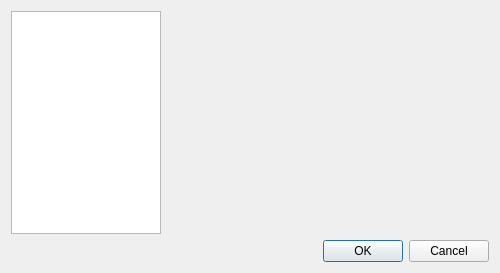
<?xml version="1.0" encoding="UTF-8"?>
<ui version="4.0">
 <class>QQSettingsManager</class>
 <widget class="QDialog" name="QQSettingsManager">
  <property name="geometry">
   <rect>
    <x>0</x>
    <y>0</y>
    <width>500</width>
    <height>267</height>
   </rect>
  </property>
  <property name="sizePolicy">
   <sizepolicy hsizetype="Minimum" vsizetype="Preferred">
    <horstretch>0</horstretch>
    <verstretch>0</verstretch>
   </sizepolicy>
  </property>
  <property name="windowTitle">
   <string>Dialog</string>
  </property>
  <layout class="QVBoxLayout" name="verticalLayout_2">
   <item>
    <widget class="QWidget" name="widget_2" native="true">
     <layout class="QHBoxLayout" name="horizontalLayout">
      <property name="spacing">
       <number>4</number>
      </property>
      <property name="leftMargin">
       <number>0</number>
      </property>
      <property name="topMargin">
       <number>0</number>
      </property>
      <property name="rightMargin">
       <number>0</number>
      </property>
      <property name="bottomMargin">
       <number>0</number>
      </property>
      <item>
       <widget class="QListWidget" name="listSettingsTheme">
        <property name="sizePolicy">
         <sizepolicy hsizetype="Minimum" vsizetype="Expanding">
          <horstretch>0</horstretch>
          <verstretch>0</verstretch>
         </sizepolicy>
        </property>
        <property name="maximumSize">
         <size>
          <width>150</width>
          <height>16777215</height>
         </size>
        </property>
        <property name="resizeMode">
         <enum>QListView::Adjust</enum>
        </property>
        <property name="spacing">
         <number>4</number>
        </property>
       </widget>
      </item>
      <item>
       <widget class="QWidget" name="widget" native="true">
        <property name="sizePolicy">
         <sizepolicy hsizetype="Minimum" vsizetype="Expanding">
          <horstretch>0</horstretch>
          <verstretch>0</verstretch>
         </sizepolicy>
        </property>
        <layout class="QVBoxLayout" name="verticalLayout">
         <property name="spacing">
          <number>4</number>
         </property>
         <property name="leftMargin">
          <number>0</number>
         </property>
         <property name="topMargin">
          <number>0</number>
         </property>
         <property name="rightMargin">
          <number>0</number>
         </property>
         <property name="bottomMargin">
          <number>0</number>
         </property>
         <item>
          <widget class="QLabel" name="settingsThemeLabel">
           <property name="sizePolicy">
            <sizepolicy hsizetype="Preferred" vsizetype="Minimum">
             <horstretch>0</horstretch>
             <verstretch>0</verstretch>
            </sizepolicy>
           </property>
           <property name="font">
            <font>
             <weight>75</weight>
             <bold>true</bold>
            </font>
           </property>
           <property name="text">
            <string/>
           </property>
          </widget>
         </item>
         <item>
          <widget class="QWidget" name="settingsSelWidget" native="true">
           <property name="sizePolicy">
            <sizepolicy hsizetype="Minimum" vsizetype="MinimumExpanding">
             <horstretch>0</horstretch>
             <verstretch>0</verstretch>
            </sizepolicy>
           </property>
           <property name="minimumSize">
            <size>
             <width>280</width>
             <height>205</height>
            </size>
           </property>
          </widget>
         </item>
        </layout>
       </widget>
      </item>
     </layout>
    </widget>
   </item>
   <item>
    <widget class="QDialogButtonBox" name="buttonBox">
     <property name="orientation">
      <enum>Qt::Horizontal</enum>
     </property>
     <property name="standardButtons">
      <set>QDialogButtonBox::Cancel|QDialogButtonBox::Ok</set>
     </property>
    </widget>
   </item>
  </layout>
 </widget>
 <resources/>
 <connections>
  <connection>
   <sender>buttonBox</sender>
   <signal>accepted()</signal>
   <receiver>QQSettingsManager</receiver>
   <slot>accept()</slot>
   <hints>
    <hint type="sourcelabel">
     <x>248</x>
     <y>254</y>
    </hint>
    <hint type="destinationlabel">
     <x>157</x>
     <y>274</y>
    </hint>
   </hints>
  </connection>
  <connection>
   <sender>buttonBox</sender>
   <signal>rejected()</signal>
   <receiver>QQSettingsManager</receiver>
   <slot>reject()</slot>
   <hints>
    <hint type="sourcelabel">
     <x>316</x>
     <y>260</y>
    </hint>
    <hint type="destinationlabel">
     <x>286</x>
     <y>274</y>
    </hint>
   </hints>
  </connection>
 </connections>
</ui>
